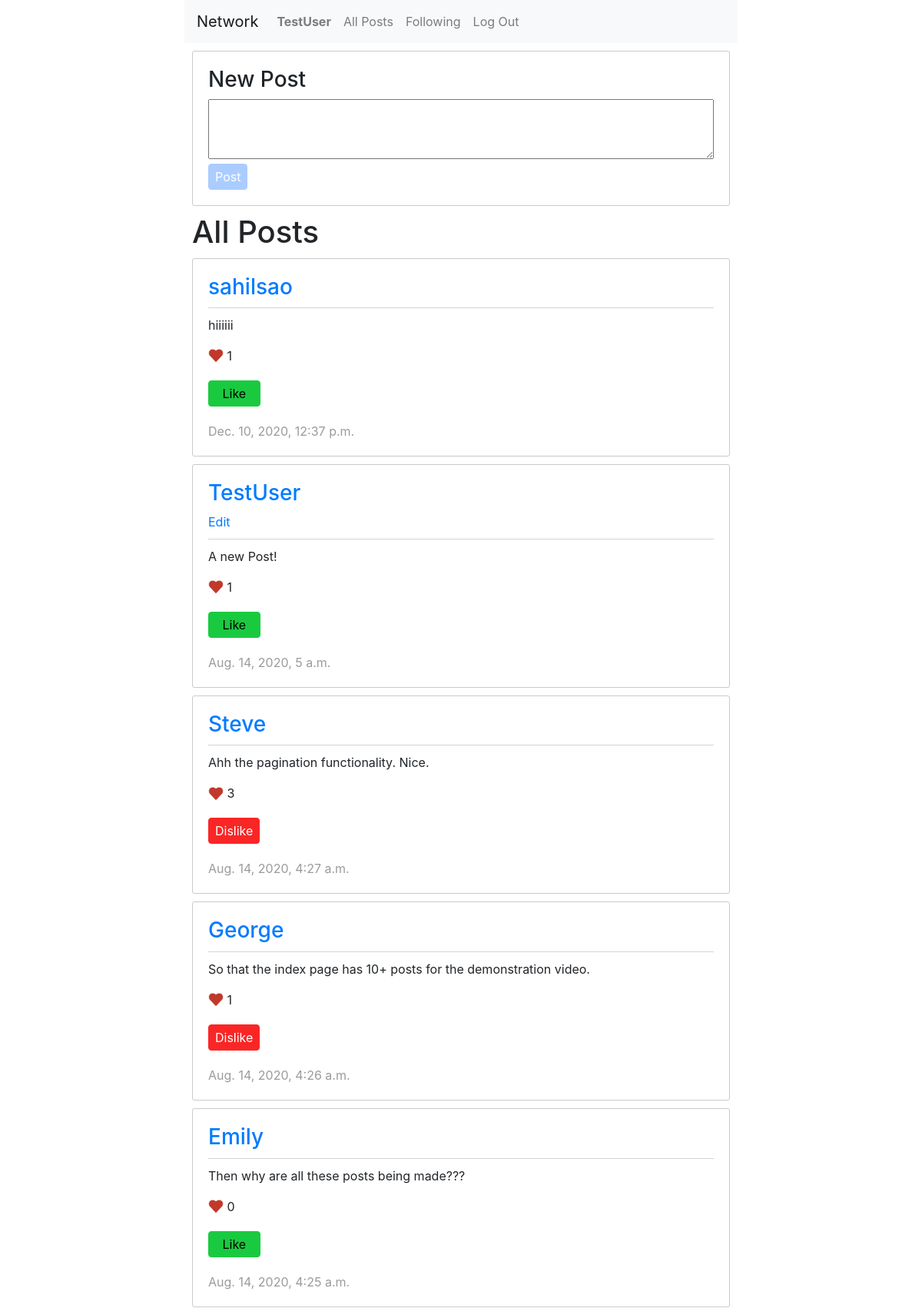
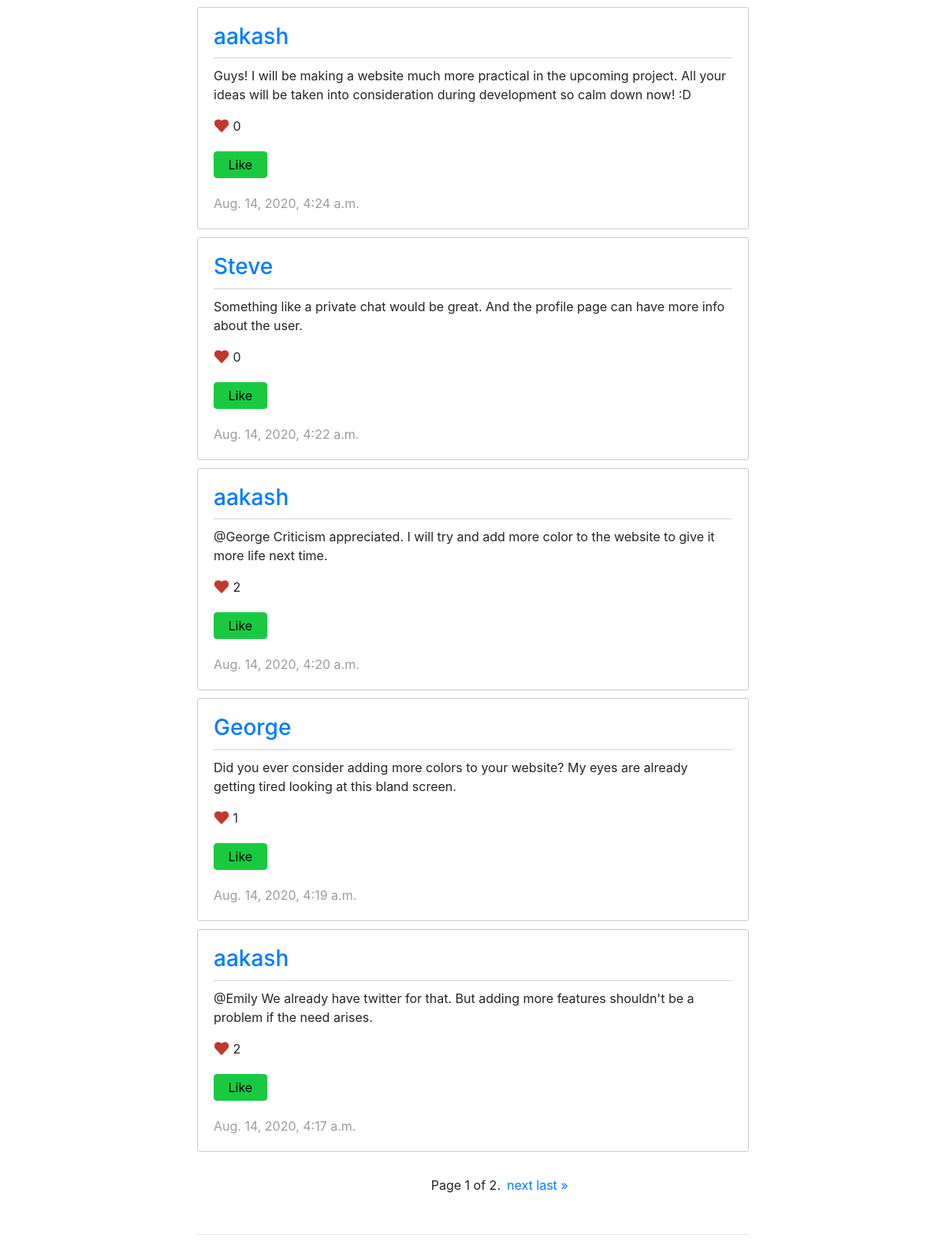
Page / (signed in) on the committed database (2 pictures, top to bottom).
### network/models.py (models this page shows, shortened)
class User(AbstractUser):
    pass

class Post(models.Model):
    user = models.ForeignKey(User, on_delete=models.CASCADE)
    content = models.CharField(max_length=300)
    liked_by = models.ManyToManyField(User, related_name="likes")
    total_likes = models.IntegerField(default=0)
    timestamp = models.DateTimeField(auto_now_add=True)

### network/views.py (the view)
# urls.py: path("", views.index, name="index"),
def index(request):
    posts = Post.objects.all().order_by('-timestamp')
    paginator = Paginator(posts, 10)
    page_number = request.GET.get('page')
    page_obj = paginator.get_page(page_number)
    current_user = request.user
    return render(request, "network/index.html", {'current_user': current_user, 'page_obj': page_obj})

### network/templates/network/index.html (shortened to what this page needs)
{% extends "network/layout.html" %}
{% load static %}
{% load tz %}
{% block body %}
    {% if user.is_authenticated %}
        <form id="newPost" action = "{% url 'create_post' %}" method="POST">
            <h3>New Post</h3>
            <textarea id="postContent" name="new_post" rows="3"></textarea><br>
            <input id="submitPost" class="submit_post" type="submit" form="newPost" value="Post">
        </form>
    {% endif %}
    <h1 class="pageHeading">All Posts</h1>
    {% for post in page_obj %}
        <div id="post_{{ post.id }}" class='post_container'>
            <a href="{% url 'userProfile' username=post.user.username %}"><h3>{{ post.user.username }}</h3></a>
            {% if post.user == current_user %}
                <a href="javascript: void(0)" class="editLink">Edit</a>
            {% endif %}
            <p class="content">{{ post.content }}</p>
            <img src="{% static 'network/heart.png' %}" style="height: 20px; width: 20px; margin-top: -5px">
            <text class="total_likes">{{ post.total_likes }}</text>
            {% if current_user.is_authenticated %}
                {% if current_user in post.liked_by.all %}
                    <button class="dislikePost" style="display: block;">Dislike</button>
                {% else %}
                    <button class="likePost" style="display: block;">Like</button>
                {% endif %}
            {% endif %}
            <time class="time" style="display: block;">{{ post.timestamp|localtime }}</time>
        </div>
    {% endfor %}
    <div class="pagination">
        <span class="step-links">
            <span class="prev">
            </span>
            <span class="current">
                Page {{ page_obj.number }} of {{ page_obj.paginator.num_pages }}.
            </span>
            <span class="next">
                {% if page_obj.has_next %}
                    <a href="?page={{ page_obj.next_page_number }}">next</a>
                    <a href="?page={{ page_obj.paginator.num_pages }}">last &raquo;</a>
                {% endif %}
            </span>
        </span>
    </div>
    <hr>
{% endblock %}

### network/templates/network/layout.html (shortened to what this page needs)
{% load static %}
<!DOCTYPE html>
<html lang="en">
    <head>
        <link rel="stylesheet" href="https://stackpath.bootstrapcdn.com/bootstrap/4.4.1/css/bootstrap.min.css">
        <link href="{% static 'network/styles.css' %}" rel="stylesheet">
    </head>
    <body>
        <nav class="navbar navbar-expand-lg navbar-light bg-light">
            <a class="navbar-brand" href="{% url 'index' %}">Network</a>
            <div>
              <ul class="navbar-nav mr-auto">
                {% if user.is_authenticated %}
                    <li class="nav-item">
                        <a class="nav-link" href="{% url 'userProfile' username=user.username %}"><strong>{{ user.username }}</strong></a>
                    </li>
                {% endif %}
                <li class="nav-item">
                  <a class="nav-link" href="{% url 'index' %}">All Posts</a>
                </li>
                {% if user.is_authenticated %}
                    <li class="nav-item">
                        <a class="nav-link" href="{% url 'followPage' %}">Following</a>
                    </li>
                    <li class="nav-item">
                        <a class="nav-link" href="{% url 'logout' %}">Log Out</a>
                    </li>
                {% endif %}
              </ul>
            </div>
          </nav>
        <div class="body">
            {% block body %}
            {% endblock %}
        </div>
    </body>
</html>

### network/static/network/styles.css (style rules this page uses)
body { margin-left: 20%; margin-right: 20%; }
.pageHeading { margin: 10px; }
#newPost { padding: 20px; border: 1px solid rgb(202, 202, 202); border-radius: 3px; margin: 10px; }
#newPost textarea { width: 100%; }
.submit_post { border: 1px solid #3685fd; color: rgb(255, 255, 255); padding: 4px; padding-left: 8px; padding-right: 8px; background-color: #3685fd; border-radius: 4px; }
.submit_post:disabled { border: 1px solid #abccff; color: rgb(255, 255, 255); padding: 4px; padding-left: 8px; padding-right: 8px; background-color: #abccff; border-radius: 4px; }
hr { margin: 30px 10px 30px 10px; }
.post_container { padding: 20px; border: 1px solid rgb(202, 202, 202); border-radius: 3px; margin: 10px; }
.time { color: rgb(155, 155, 155); }
.content { margin-top: 10px; border-top: 1px solid rgb(211, 211, 211); padding-top: 10px; }
.pagination { width: fit-content; margin-left: auto; margin-right: auto; padding: 20px; }
.step-links { width: 340px; display: flex; flex-direction: row; }
.prev { flex: 34%; }
.current { flex: 28%; }
.next { flex: 37%; }
.likePost { border: 1px solid #19ca40; color: rgb(0, 0, 0); padding: 4px; padding-left: 17.5px; padding-right: 17.5px; background-color: #19ca40; border-radius: 4px; margin-top: 20px; margin-bottom: 20px; }
.dislikePost { border: 1px solid #fa2626; color: rgb(255, 255, 255); padding: 4px; padding-left: 8px; padding-right: 8px; background-color: #fa2626; border-radius: 4px; margin-top: 20px; margin-bottom: 20px; }

### rows in the picture
User: username "TestUser"
Post: user.username "sahilsao", content "hiiiiii", total_likes "1", shows "Like", timestamp "Dec. 10, 2020, 12:37 p.m."
Post: user.username "TestUser", shows "Edit", content "A new Post!", total_likes "1", shows "Like", timestamp "Aug. 14, 2020, 5 a.m."
Post: user.username "Steve", content "Ahh the pagination functionality. Nice.", total_likes "3", shows "Dislike", timestamp "Aug. 14, 2020, 4:27 a.m."
Post: user.username "George", content "So that the index page has 10+ posts for the demonstration video.", total_likes "1", shows "Dislike", timestamp "Aug. 14, 2020, 4:26 a.m."
Post: user.username "Emily", content "Then why are all these posts being made???", total_likes "0", shows "Like", timestamp "Aug. 14, 2020, 4:25 a.m."
Post: user.username "aakash", content "Guys! I will be making a website much more practical in the upcoming project. All your ideas will be taken into consideration during development so calm down now! :D", total_likes "0", shows "Like", timestamp "Aug. 14, 2020, 4:24 a.m."
Post: user.username "Steve", content "Something like a private chat would be great. And the profile page can have more info about the user.", total_likes "0", shows "Like", timestamp "Aug. 14, 2020, 4:22 a.m."
Post: user.username "aakash", content "@George Criticism appreciated. I will try and add more color to the website to give it more life next time.", total_likes "2", shows "Like", timestamp "Aug. 14, 2020, 4:20 a.m."
Post: user.username "George", content "Did you ever consider adding more colors to your website? My eyes are already getting tired looking at this bland screen.", total_likes "1", shows "Like", timestamp "Aug. 14, 2020, 4:19 a.m."
Post: user.username "aakash", content "@Emily We already have twitter for that. But adding more features shouldn't be a problem if the need arises.", total_likes "2", shows "Like", timestamp "Aug. 14, 2020, 4:17 a.m."

### other values in the picture
{{ page_obj.number }} "1"
{{ page_obj.paginator.num_pages }} "2"
